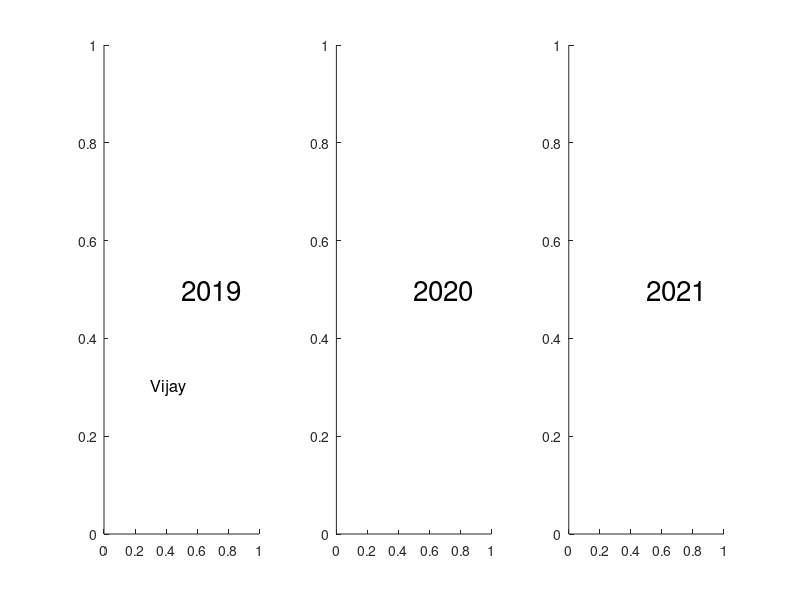

Reproduce this figure in MATLAB.
clc;
clear all;
close all;
for k = 1:4
d = rand(1,20);
subplot(2,2,k)
stem(d)
end
subplot(2, 2, 4, 'replace')
%% 

%-------------

close all;
subplot(2,2,1)
x1 = linspace(0,20);
y1 = cos(x1);
plot(x1,y1)
title('Subplot 1: cos(x1)')
subplot(2,2,2)
y2 = cos (2*x1);
plot(x1,y2)
title('Subplot 2: cos (2x1)')
subplot(2,2,3)
y3 = cos (3*x1);
plot(x1,y3)
title('Subplot 3: cos (3x1)')
subplot(2,2,4)
y4 = cos(4*x1);
plot(x1,y4)
title('Subplot 4: cos(4x1)')

%% 

%--------------
a1 = subplot( 1, 3, 1 );
text( 0.5, 0.5, '2019', 'fontsize', 20 );
text( 0.3, 0.3, 'Vijay', 'fontsize', 12 );
a2 = subplot( 1, 3, 2 );
text( 0.5, 0.5, '2020', 'fontsize',20 );
a3 = subplot( 1, 3, 3 );
text( 0.5, 0.5, '2021', 'fontsize', 20 );
